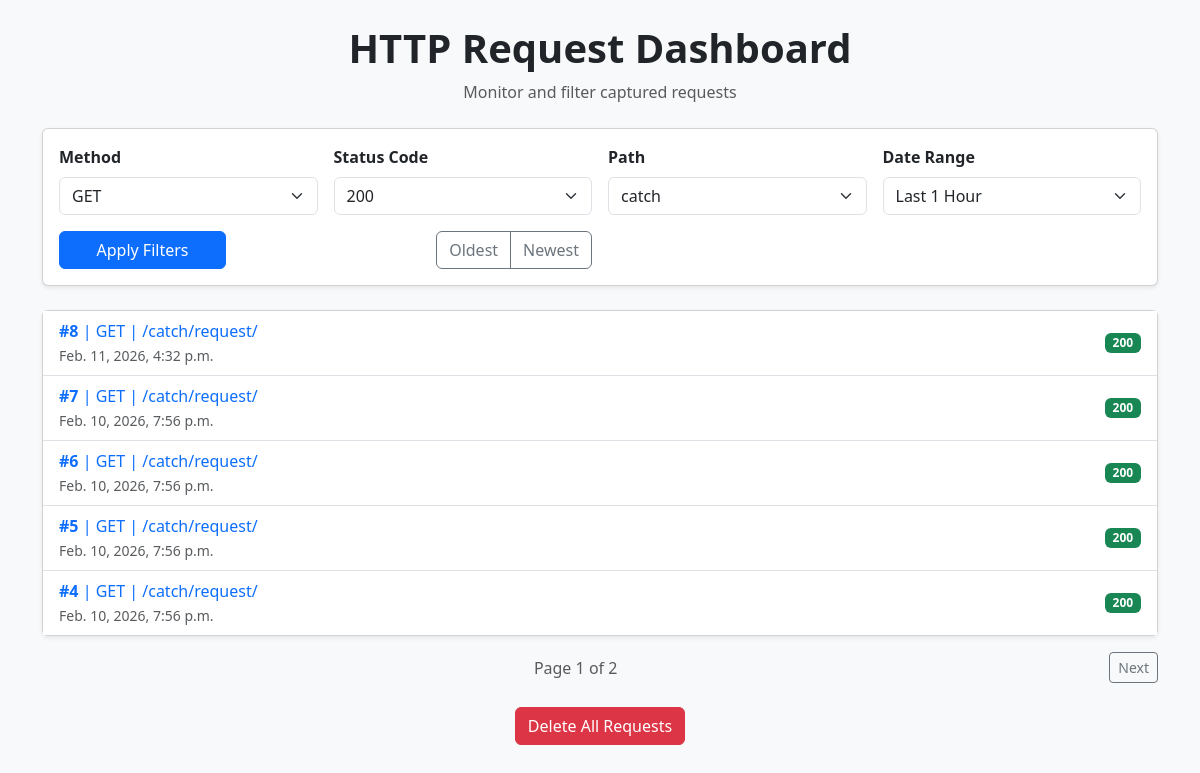
Before: /view/allrequests/ with the older database file.
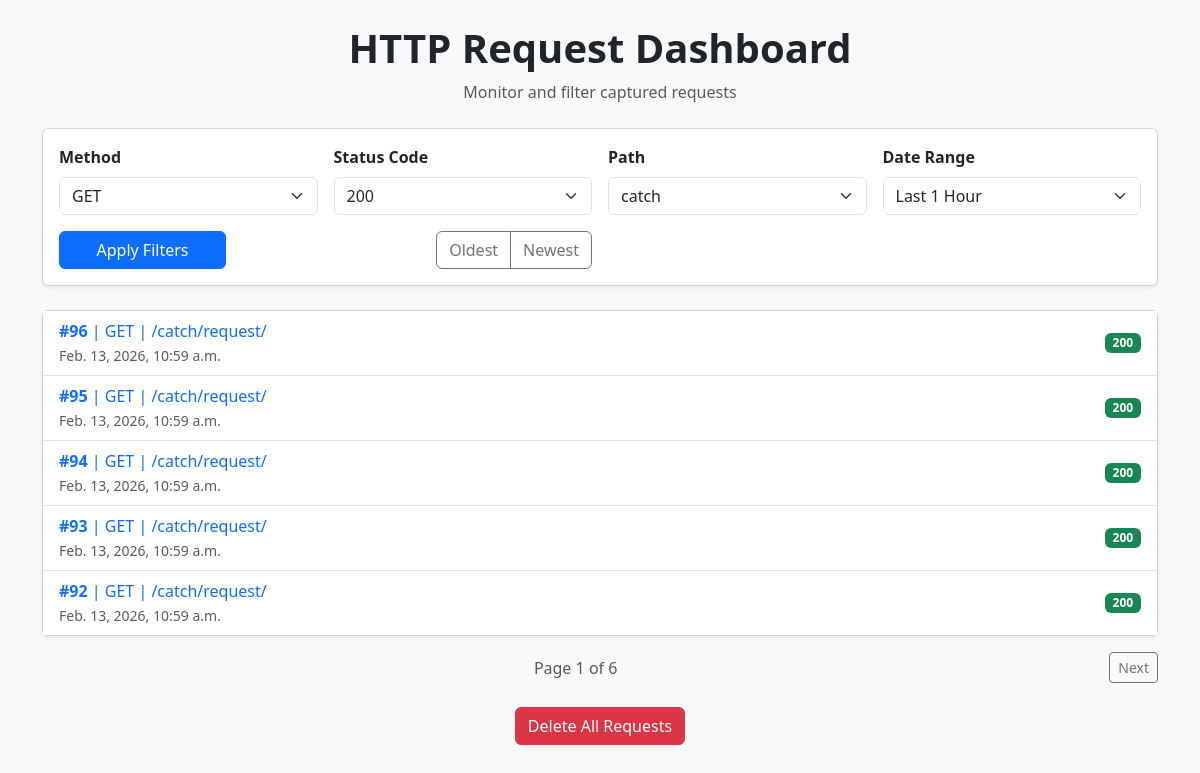
After: the same page with the newer database file.
### webhooks/models.py (models this page shows, shortened)
class HttpRequest(models.Model):
    timestamp = models.DateTimeField("Request Date and Time")
    http_method = models.CharField(max_length=200)
    response_status = models.IntegerField(null=True, blank=True)
    content_type = models.TextField(null=True, blank=True)
    ip_addr = models.GenericIPAddressField(null=True, blank=True)
    headers = models.TextField()
    path = models.CharField(max_length=200)
    query_params = models.TextField(null=True, blank=True)
    request_body = models.TextField(null=True, blank=True)

### webhooks/views.py (the view)
# urls.py: path('allrequests/', views.viewRequests, name="getAllRequests"),
def viewRequests(request):
    query_params = request.GET.copy()
    allrecords = HttpRequest.objects.all().order_by("-timestamp")
    method = request.GET.get("Method")
    status = request.GET.get("Status Code")
    path  = request.GET.get("Path")
    date_filter = request.GET.get("Date Range")
    sortType = request.GET.get("sort")
    if 'page' in query_params:
        query_params.pop('page')
    if method:
        allrecords = allrecords.filter(http_method=method)
    if status:
        allrecords = allrecords.filter(response_status = status)
    if path:
        path = "/" + path
        allrecords = allrecords.filter(path__startswith = path)
    allrecords = date_query_set(date_filter, allrecords)
    if sortType == "timestamp_asc":
        allrecords = allrecords.order_by("timestamp")
    paginator = Paginator(allrecords, 5)
    page_number = request.GET.get('page')
    page_obj = paginator.get_page(page_number)
    filters = {
        'Method': ['GET', 'POST', 'DELETE', 'PUT'],
        'Status Code': [200, 404, 400],
        'Path': ['catch', 'admin'],
        'Date Range': ["Last 1 Hour", "Last 24 Hours", "Last 7 Days", "Last 30 Days"]
    }
    return render(request, "index.html", {"page_obj": page_obj, "records": page_obj.object_list, "filters": filters, "active_method": method, "query_params": query_params.urlencode()})

### webhooks/views.py (called while the page is built)
def date_query_set(filter, allrecords):
    curr = timezone.now()
    filters = {
        "Last 1 Hour": timedelta(hours=1),
        "Last 24 Hours": timedelta(hours=24),
        "Last 7 Days": timedelta(days=7),
        "Last 30 Days": timedelta(days=30)
    }
    delta = filters.get(filter)
    if not delta:
        return allrecords
    cutoff = curr - delta
    return allrecords.filter(timestamp__gte = cutoff)

### webhooks/templates/index.html (shortened to what this page needs)
{% load bootstrap5 %}
<!DOCTYPE html>
<html lang="en">
<head>
    {% bootstrap_css %}
</head>
<body class="bg-light">
<div class="container py-4">
    <div class="text-center mb-4">
        <h1 class="fw-bold">HTTP Request Dashboard</h1>
        <p class="text-muted">Monitor and filter captured requests</p>
    </div>
    <div class="card shadow-sm mb-4">
        <div class="card-body">
            <form method="get">
                <div class="row g-3 align-items-end">
                    {% for key, values in filters.items %}
                        <div class="col-md-3">
                            <label class="form-label fw-semibold">{{ key }}</label>
                            <select name="{{ key }}" id="{{ key }}" class="form-select">
                                {% for val in values %}
                                    <option value="{{val}}" {% if val == active_method %} selected {% endif %}>
                                        {{ val }}
                                    </option>
                                {% endfor %}
                            </select>
                        </div>
                    {% endfor %}
                    <div class="col-md-2">
                        <button type="submit" class="btn btn-primary w-100">
                            Apply Filters
                        </button>
                    </div>
                    <div class="col-md-4 text-md-end">
                        <div class="btn-group">
                            <a href="?sort=timestamp_asc" class="btn btn-outline-secondary">
                                Oldest
                            </a>
                            <a href="?sort=timestamp_desc" class="btn btn-outline-secondary">
                                Newest
                            </a>
                        </div>
                    </div>
                </div>
            </form>
        </div>
    </div>
    <div class="card shadow-sm">
        <div class="card-body p-0">
            <ul class="list-group list-group-flush">
                {% for req in records %}
                    <li class="list-group-item d-flex justify-content-between align-items-center">
                        <div>
                            <a href="{% url 'getRequest' req.id %}" class="text-decoration-none">
                                <strong>#{{ req.id }}</strong> |
                                {{ req.http_method }} |
                                {{ req.path }}
                                <br>
                                <small class="text-muted">
                                    {{ req.timestamp }}
                                </small>
                            </a>
                        </div>
                        <span class="badge
                            {% if req.response_status < 300 %}
                                bg-success
                            {% elif req.response_status < 500 %}
                                bg-warning text-dark
                            {% else %}
                                bg-danger
                            {% endif %}
                        ">
                            {{ req.response_status }}
                        </span>
                    </li>
                {% empty %}
                    <li class="list-group-item text-center text-muted">
                        No requests captured yet.
                    </li>
                {% endfor %}
            </ul>
        </div>
    </div>
    <div class="d-flex justify-content-between align-items-center mt-3">
        <div>
            <span class="text-muted">
                Page {{ page_obj.number }} of {{ page_obj.paginator.num_pages }}
            </span>
        </div>
        <div>
            {% if page_obj.has_next %}
                <a class="btn btn-outline-secondary btn-sm"
                   href="?{{ query_params }}&page={{ page_obj.next_page_number }}">
                    Next
                </a>
            {% endif %}
        </div>
    </div>
    <div class="text-center mt-4">
        <form method="POST" action="{% url 'delete_all' %}">
            <button type="submit" class="btn btn-danger">
                Delete All Requests
            </button>
        </form>
    </div>
</div>
</body>
</html>

Changed rows visible on the page:
removed HttpRequest: id "8", http_method "GET", path "/catch/request/", timestamp "Feb. 11, 2026, 4:32 p.m.", response_status "200"
removed HttpRequest: id "7", http_method "GET", path "/catch/request/", timestamp "Feb. 10, 2026, 7:56 p.m.", response_status "200"
removed HttpRequest: id "6", http_method "GET", path "/catch/request/", timestamp "Feb. 10, 2026, 7:56 p.m.", response_status "200"
removed HttpRequest: id "5", http_method "GET", path "/catch/request/", timestamp "Feb. 10, 2026, 7:56 p.m.", response_status "200"
removed HttpRequest: id "4", http_method "GET", path "/catch/request/", timestamp "Feb. 10, 2026, 7:56 p.m.", response_status "200"
added HttpRequest: id "96", http_method "GET", path "/catch/request/", timestamp "Feb. 13, 2026, 10:59 a.m.", response_status "200"
added HttpRequest: id "95", http_method "GET", path "/catch/request/", timestamp "Feb. 13, 2026, 10:59 a.m.", response_status "200"
added HttpRequest: id "94", http_method "GET", path "/catch/request/", timestamp "Feb. 13, 2026, 10:59 a.m.", response_status "200"
added HttpRequest: id "93", http_method "GET", path "/catch/request/", timestamp "Feb. 13, 2026, 10:59 a.m.", response_status "200"
added HttpRequest: id "92", http_method "GET", path "/catch/request/", timestamp "Feb. 13, 2026, 10:59 a.m.", response_status "200"
Other visible differences:
{{ page_obj.paginator.num_pages }}: "2" → "6"
